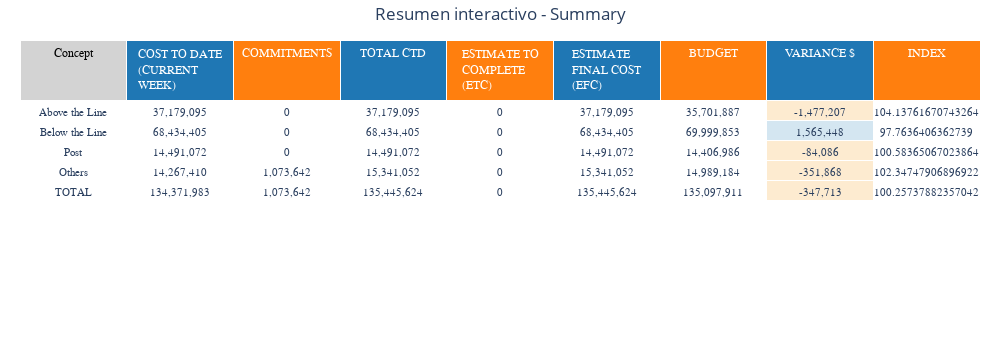

The code cell stored with this chart in its notebook:
### Markdown cell above
## 📋 Tabla Interactiva: Resumen de Producción (Hoja “Summary”)

Se presenta una tabla interactiva basada en la hoja **Summary** del archivo Excel original.  
Este resumen muestra indicadores clave como:

- **Costo a la semana actual**
- **Compromisos**
- **Estimados finales**
- **Presupuesto**
- **Diferencias positivas o negativas**

Características destacadas de la visualización:

- El diseño incluye **colores accesibles para personas con daltonismo**, alternando azul y naranja en los encabezados.
- La columna `VARIANCE $` está coloreada dinámicamente:
  - Azul claro para diferencias positivas (ahorro).
  - Naranja claro para diferencias negativas (sobregasto).
- Los valores numéricos están **formateados con separador de miles**, para facilitar su lectura.

> Esta tabla es útil para presentar un resumen ejecutivo visual, exportar reportes o realizar revisiones rápidas antes de pasar al análisis detallado.

### Code cell
# 1. Carga y limpieza
archivo = "CR EJEMPLO MOD.xlsm"  # ajústalo a tu ruta real
df_raw = pd.read_excel(
    archivo,
    sheet_name="Summary",
    engine="openpyxl",
    header=11  # la fila 12 es tu header real
)

# 2. Eliminamos la primera columna vacía y tomamos solo las 9 primeras columnas
df_tmp = df_raw.drop(columns=[df_raw.columns[0]]).iloc[:, :9]
df_tmp.columns = df_tmp.iloc[0].tolist()   # renombramos con la fila de títulos
df = df_tmp[1:].reset_index(drop=True)     # quitamos esa fila de títulos
df = df.dropna(subset=['Concept'])         # solo filas con Concept

# 3. Filtrar hasta la fila 'TOTAL'
mask = df['Concept'].astype(str).str.strip().str.upper() == 'TOTAL'
if mask.any():
    idx = mask.idxmax()
    df = df.loc[:idx]

# 4. Preparar valores formateados
numeric_cols = [
    "COST TO DATE (CURRENT WEEK)",
    "COMMITMENTS",
    "TOTAL CTD",
    "ESTIMATE TO COMPLETE (ETC)",
    "ESTIMATE FINAL COST (EFC)",
    "BUDGET",
    "VARIANCE $"
]

cells_vals = []
for c in df.columns:
    if c in numeric_cols:
        # formateo con separador de miles, sin decimales
        cells_vals.append([f"{v:,.0f}" for v in df[c].astype(float)])
    else:
        cells_vals.append(df[c].tolist())

# 5. Colores accesibles y atractivos
# Header: alterna azul/naranja (daltonismo-friendly)
header_fill = [
    "lightgrey",  # Concept
    "#1f77b4",    # azul
    "#ff7f0e",    # naranja
    "#1f77b4",
    "#ff7f0e",
    "#1f77b4",
    "#ff7f0e",
    "#1f77b4",
    "#ff7f0e"
]
header_font = ["black"] + ["white"] * (len(header_fill)-1)

# Celdas: fondo blanco, pero VARIANCE $ con azul claro/ naranja claro
cell_fill = []
for c in df.columns:
    if c == "VARIANCE $":
        nums = df[c].astype(float)
        cell_fill.append([
            "#D4E6F1" if x >= 0 else "#FDEBD0"
            for x in nums
        ])
    else:
        cell_fill.append(["white"] * len(df))

# 6. Construcción de la tabla interactiva
fig = go.Figure(data=[go.Table(
    header=dict(
        values=df.columns,
        fill_color=header_fill,
        font_color=header_font,
        align='center',
        font=dict(size=12, family="Arial")
    ),
    cells=dict(
        values=cells_vals,
        fill_color=cell_fill,
        align='center',
        font=dict(size=11, family="Arial")
    )
)])

fig.update_layout(
    width=1000,
    height=350,
    margin=dict(l=20, r=20, t=40, b=20),
    title_text="Resumen interactivo - Summary",
    title_x=0.5
)

fig.show()

### Figure 1 — Plotly figure (JSON) as saved in the notebook; plotly's stock layout.template omitted (floating-point values rounded to 4 significant figures)
{"data": [{"cells": {"align": "center", "fill": {"color": [["white", "white", "white", "white", "white"], ["white", "white", "white", "white", "white"], ["white", "white", "white", "white", "white"], ["white", "white", "white", "white", "white"], ["white", "white", "white", "white", "white"], ["white", "white", "white", "white", "white"], ["white", "white", "white", "white", "white"], ["#FDEBD0", "#D4E6F1", "#FDEBD0", "#FDEBD0", "#FDEBD0"], ["white", "white", "white", "white", "white"]]}, "font": {"family": "Arial", "size": 11}, "values": [["Above the Line", "Below the Line", "Post", "Others", "TOTAL"], ["37,179,095", "68,434,405", "14,491,072", "14,267,410", "134,371,983"], ["0", "0", "0", "1,073,642", "1,073,642"], ["37,179,095", "68,434,405", "14,491,072", "15,341,052", "135,445,624"], ["0", "0", "0", "0", "0"], ["37,179,095", "68,434,405", "14,491,072", "15,341,052", "135,445,624"], ["35,701,887", "69,999,853", "14,406,986", "14,989,184", "135,097,911"], ["-1,477,207", "1,565,448", "-84,086", "-351,868", "-347,713"], [104.1, 97.76, 100.6, 102.3, 100.3]]}, "header": {"align": "center", "fill": {"color": ["lightgrey", "#1f77b4", "#ff7f0e", "#1f77b4", "#ff7f0e", "#1f77b4", "#ff7f0e", "#1f77b4", "#ff7f0e"]}, "font": {"color": ["black", "white", "white", "white", "white", "white", "white", "white", "white"], "family": "Arial", "size": 12}, "values": ["Concept", "COST TO DATE (CURRENT WEEK)", "COMMITMENTS", "TOTAL CTD", "ESTIMATE TO COMPLETE (ETC)", "ESTIMATE FINAL COST (EFC)", "BUDGET", "VARIANCE $", "INDEX"]}, "type": "table"}], "layout": {"height": 350, "margin": {"b": 20, "l": 20, "r": 20, "t": 40}, "title": {"text": "Resumen interactivo - Summary", "x": 0.5}, "width": 1000}}
